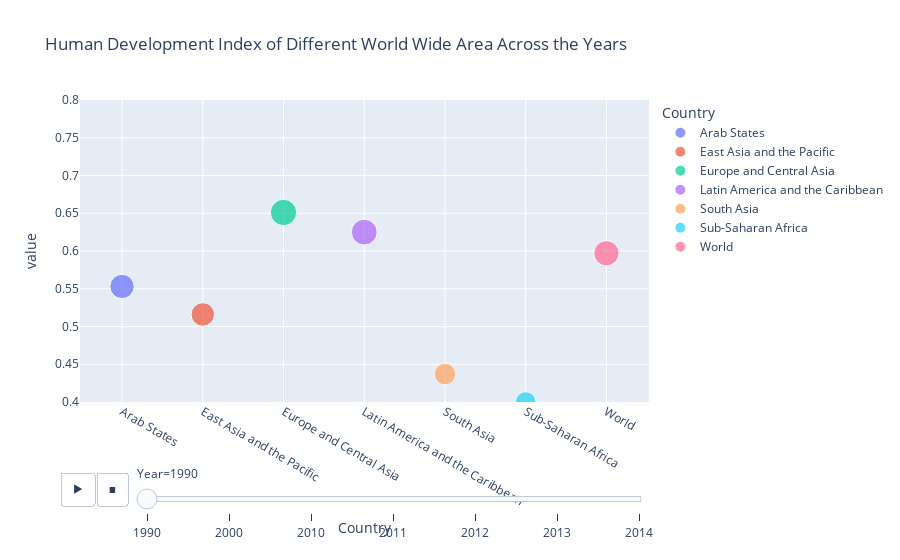

Notebook code for this chart:
### Markdown cell above
### We notice that in the 189-196 rows is the world area, we can plot them first

### Code cell
import plotly.express as px

# select the 189-196 rows
df_HI = historical_index.iloc[188:197,]
# melt()
df_HI = pd.melt(df_HI, id_vars=['Country'], value_vars=['Human Development Index (1990)',
       'Human Development Index (2000)', 'Human Development Index (2010)',
       'Human Development Index (2011)', 'Human Development Index (2012)',
       'Human Development Index (2013)', 'Human Development Index (2014)'])
# add a column name year 
df_HI['Year'] = [1990, 1990, 1990, 1990, 1990, 1990, 1990, 2000, 2000, 2000, 2000, 2000, 2000, 2000, 2010, 2010, 2010, 2010, 2010, 2010, 2010, 
                 2011, 2011, 2011, 2011, 2011, 2011, 2011, 2012, 2012, 2012, 2012, 2012, 2012, 2012, 2013, 2013, 2013, 2013, 2013, 2013, 2013, 
                 2014, 2014, 2014, 2014, 2014, 2014, 2014]
# change the value to numerical
df_HI['value'] = df_HI['value'].apply(pd.to_numeric)
# using plotly animation to plot
px.scatter(df_HI, x="Country", y="value", animation_frame="Year", range_y=[0.4,0.8], size = 'value', color = 'Country', 
           title = 'Human Development Index of Different World Wide Area Across the Years')

### Figure 1 — Plotly figure (JSON) as saved in the notebook; plotly's stock layout.template omitted (floating-point values rounded to 4 significant figures)
{"data": [{"hovertemplate": "Country=%{x}<br>Year=1990<br>value=%{marker.size}<extra></extra>", "legendgroup": "Arab States", "marker": {"color": "#636efa", "size": [0.553], "sizemode": "area", "sizeref": 0.00187, "symbol": "circle"}, "mode": "markers", "name": "Arab States", "orientation": "v", "showlegend": true, "type": "scatter", "x": ["Arab States"], "xaxis": "x", "y": [0.553], "yaxis": "y"}, {"hovertemplate": "Country=%{x}<br>Year=1990<br>value=%{marker.size}<extra></extra>", "legendgroup": "East Asia and the Pacific", "marker": {"color": "#EF553B", "size": [0.516], "sizemode": "area", "sizeref": 0.00187, "symbol": "circle"}, "mode": "markers", "name": "East Asia and the Pacific", "orientation": "v", "showlegend": true, "type": "scatter", "x": ["East Asia and the Pacific"], "xaxis": "x", "y": [0.516], "yaxis": "y"}, {"hovertemplate": "Country=%{x}<br>Year=1990<br>value=%{marker.size}<extra></extra>", "legendgroup": "Europe and Central Asia", "marker": {"color": "#00cc96", "size": [0.651], "sizemode": "area", "sizeref": 0.00187, "symbol": "circle"}, "mode": "markers", "name": "Europe and Central Asia", "orientation": "v", "showlegend": true, "type": "scatter", "x": ["Europe and Central Asia"], "xaxis": "x", "y": [0.651], "yaxis": "y"}, {"hovertemplate": "Country=%{x}<br>Year=1990<br>value=%{marker.size}<extra></extra>", "legendgroup": "Latin America and the Caribbean", "marker": {"color": "#ab63fa", "size": [0.625], "sizemode": "area", "sizeref": 0.00187, "symbol": "circle"}, "mode": "markers", "name": "Latin America and the Caribbean", "orientation": "v", "showlegend": true, "type": "scatter", "x": ["Latin America and the Caribbean"], "xaxis": "x", "y": [0.625], "yaxis": "y"}, {"hovertemplate": "Country=%{x}<br>Year=1990<br>value=%{marker.size}<extra></extra>", "legendgroup": "South Asia", "marker": {"color": "#FFA15A", "size": [0.437], "sizemode": "area", "sizeref": 0.00187, "symbol": "circle"}, "mode": "markers", "name": "South Asia", "orientation": "v", "showlegend": true, "type": "scatter", "x": ["South Asia"], "xaxis": "x", "y": [0.437], "yaxis": "y"}, {"hovertemplate": "Country=%{x}<br>Year=1990<br>value=%{marker.size}<extra></extra>", "legendgroup": "Sub-Saharan Africa", "marker": {"color": "#19d3f3", "size": [0.4], "sizemode": "area", "sizeref": 0.00187, "symbol": "circle"}, "mode": "markers", "name": "Sub-Saharan Africa", "orientation": "v", "showlegend": true, "type": "scatter", "x": ["Sub-Saharan Africa"], "xaxis": "x", "y": [0.4], "yaxis": "y"}, {"hovertemplate": "Country=%{x}<br>Year=1990<br>value=%{marker.size}<extra></extra>", "legendgroup": "World", "marker": {"color": "#FF6692", "size": [0.597], "sizemode": "area", "sizeref": 0.00187, "symbol": "circle"}, "mode": "markers", "name": "World", "orientation": "v", "showlegend": true, "type": "scatter", "x": ["World"], "xaxis": "x", "y": [0.597], "yaxis": "y"}], "layout": {"legend": {"itemsizing": "constant", "title": {"text": "Country"}, "tracegroupgap": 0}, "sliders": [{"active": 0, "currentvalue": {"prefix": "Year="}, "len": 0.9, "pad": {"b": 10, "t": 60}, "steps": [{"args": [["1990"], {"frame": {"duration": 0, "redraw": false}, "fromcurrent": true, "mode": "immediate", "transition": {"duration": 0, "easing": "linear"}}], "label": "1990", "method": "animate"}, {"args": [["2000"], {"frame": {"duration": 0, "redraw": false}, "fromcurrent": true, "mode": "immediate", "transition": {"duration": 0, "easing": "linear"}}], "label": "2000", "method": "animate"}, {"args": [["2010"], {"frame": {"duration": 0, "redraw": false}, "fromcurrent": true, "mode": "immediate", "transition": {"duration": 0, "easing": "linear"}}], "label": "2010", "method": "animate"}, {"args": [["2011"], {"frame": {"duration": 0, "redraw": false}, "fromcurrent": true, "mode": "immediate", "transition": {"duration": 0, "easing": "linear"}}], "label": "2011", "method": "animate"}, {"args": [["2012"], {"frame": {"duration": 0, "redraw": false}, "fromcurrent": true, "mode": "immediate", "transition": {"duration": 0, "easing": "linear"}}], "label": "2012", "method": "animate"}, {"args": [["2013"], {"frame": {"duration": 0, "redraw": false}, "fromcurrent": true, "mode": "immediate", "transition": {"duration": 0, "easing": "linear"}}], "label": "2013", "method": "animate"}, {"args": [["2014"], {"frame": {"duration": 0, "redraw": false}, "fromcurrent": true, "mode": "immediate", "transition": {"duration": 0, "easing": "linear"}}], "label": "2014", "method": "animate"}], "x": 0.1, "xanchor": "left", "y": 0, "yanchor": "top"}], "title": {"text": "Human Development Index of Different World Wide Area Across the Years"}, "updatemenus": [{"buttons": [{"args": [null, {"frame": {"duration": 500, "redraw": false}, "fromcurrent": true, "mode": "immediate", "transition": {"duration": 500, "easing": "linear"}}], "label": "&#9654;", "method": "animate"}, {"args": [[null], {"frame": {"duration": 0, "redraw": false}, "fromcurrent": true, "mode": "immediate", "transition": {"duration": 0, "easing": "linear"}}], "label": "&#9724;", "method": "animate"}], "direction": "left", "pad": {"r": 10, "t": 70}, "showactive": false, "type": "buttons", "x": 0.1, "xanchor": "right", "y": 0, "yanchor": "top"}], "xaxis": {"anchor": "y", "categoryarray": ["Arab States", "East Asia and the Pacific", "Europe and Central Asia", "Latin America and the Caribbean", "South Asia", "Sub-Saharan Africa", "World"], "categoryorder": "array", "domain": [0, 1], "title": {"text": "Country"}}, "yaxis": {"anchor": "x", "domain": [0, 1], "range": [0.4, 0.8], "title": {"text": "value"}}}}
